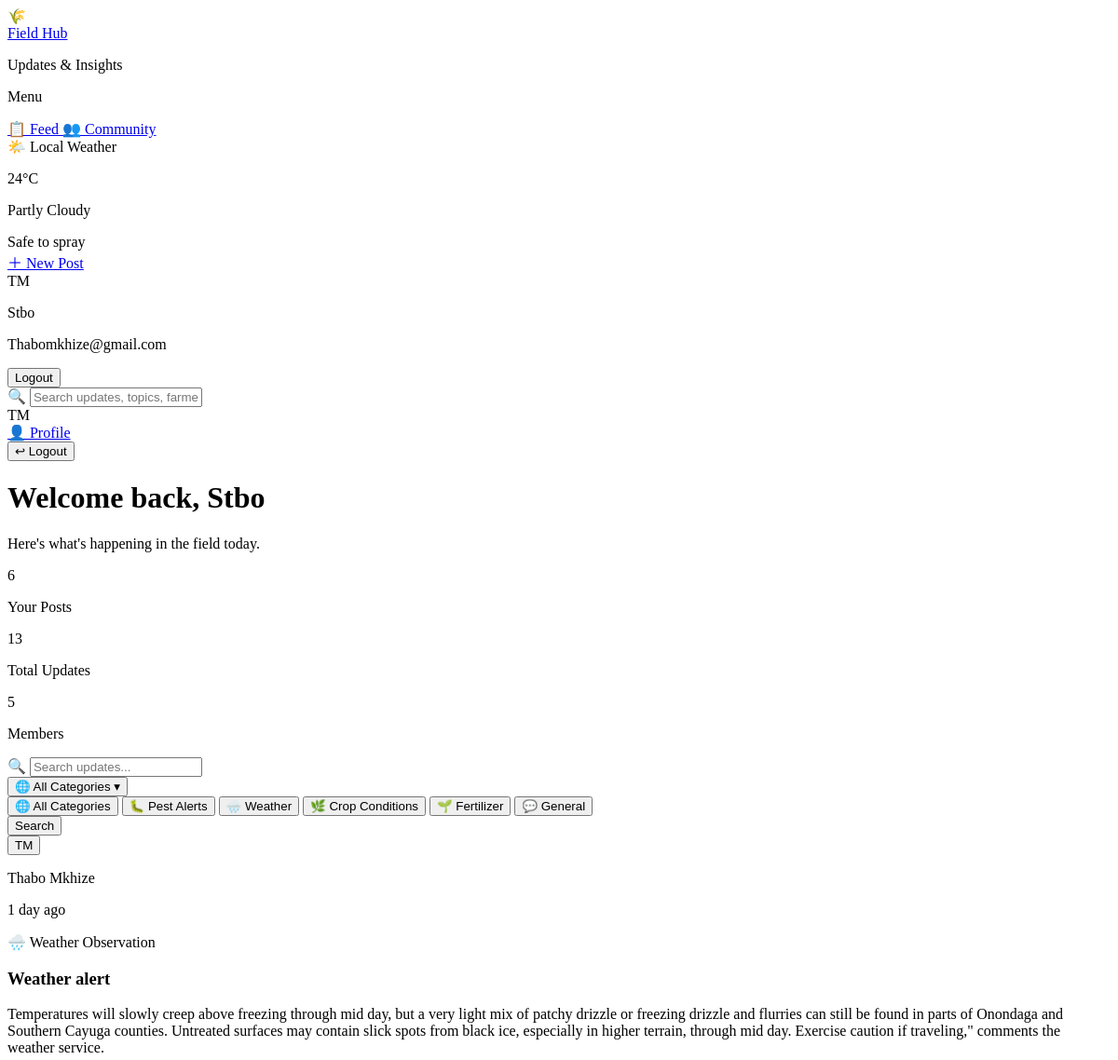
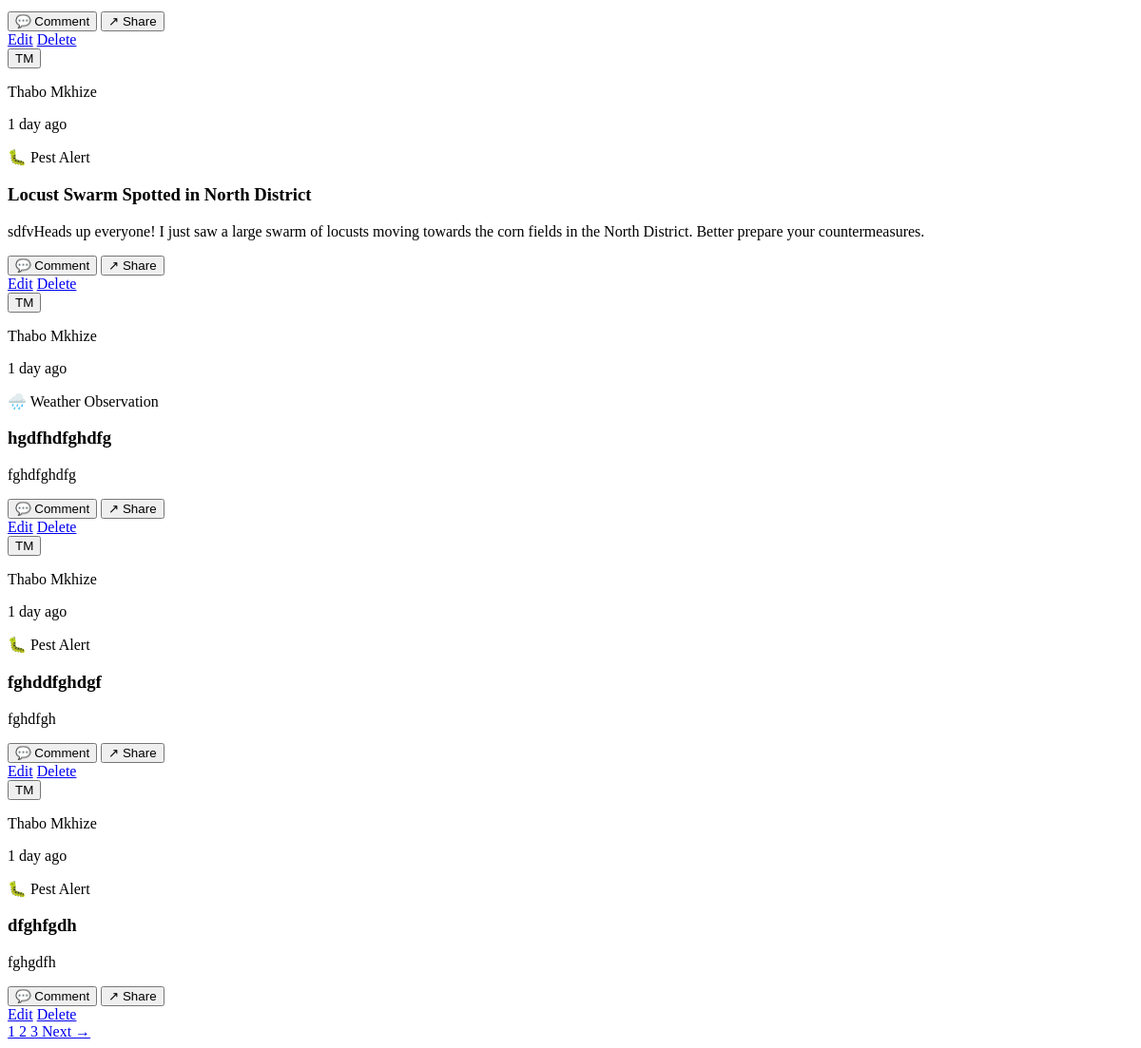
Page /feed/ (signed in) on the earlier database version (2 pictures, top to bottom).
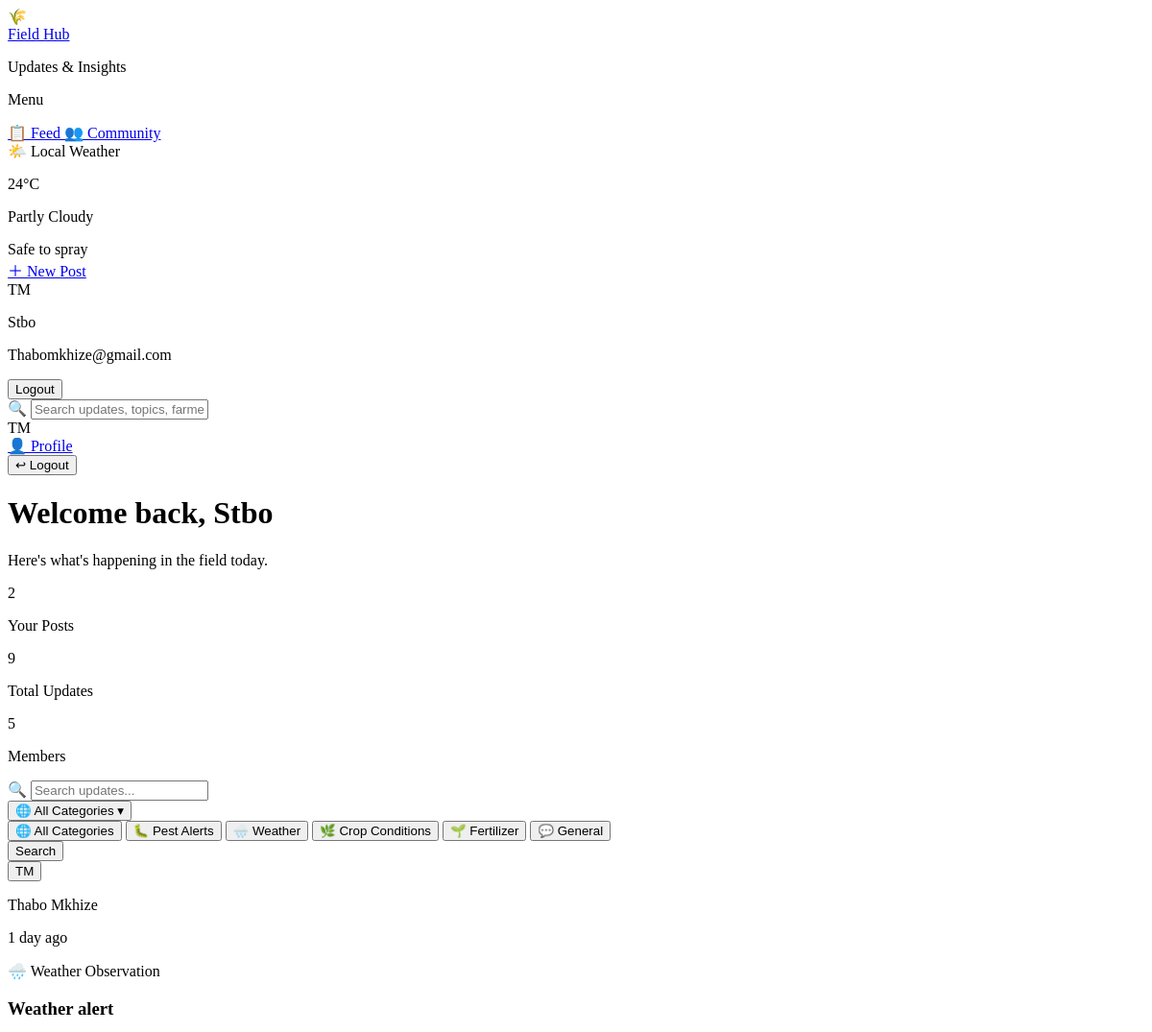
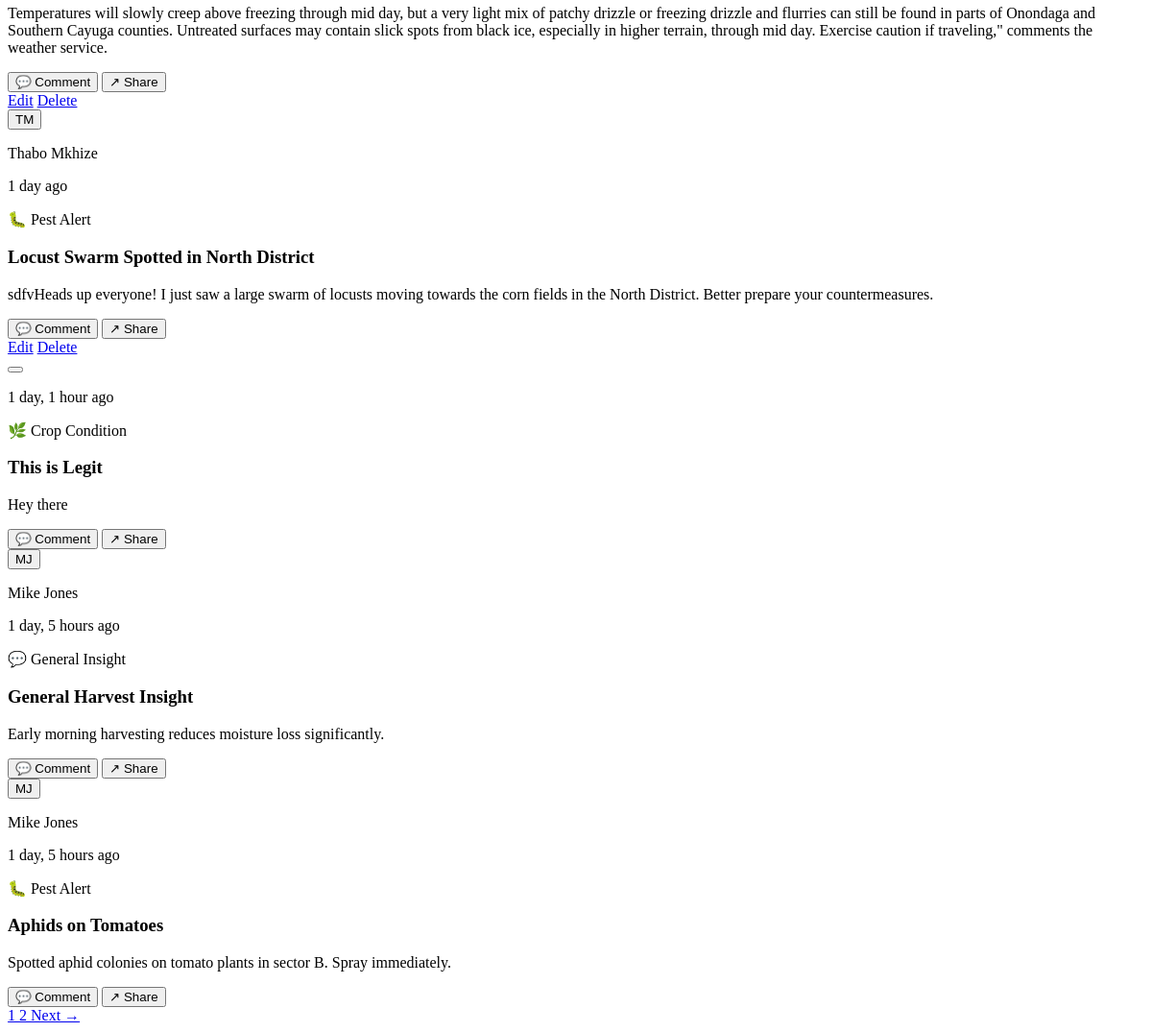
Same page on the later database version (2 pictures, top to bottom).
### core/models.py (models this page shows, shortened)
class FieldUpdate(models.Model):
    CATEGORY_CHOICES = [
        ('pest_alert', 'Pest Alert'),
        ('weather', 'Weather Observation'),
        ('crop_condition', 'Crop Condition'),
        ('fertilizer', 'Fertilizer Tip'),
        ('general', 'General Insight'),
    ]
    author = models.ForeignKey(
        User,
        on_delete=models.CASCADE,
        related_name='field_updates'
    )
    title = models.CharField(max_length=200)
    message = models.TextField()
    category = models.CharField(
        max_length=20,
        choices=CATEGORY_CHOICES
    )
    image = models.ImageField(
        upload_to='post_images/',
        blank=True,
        null=True
    )
    created_at = models.DateTimeField(auto_now_add=True)

### core/views.py (the view, shortened to what this page needs)
# urls.py: path('feed/', views.feed, name='feed'),
def feed(request):
    posts = FieldUpdate.objects.all().order_by('-created_at')
    category = request.GET.get('category', '')
    search = request.GET.get('search', '')
    if category:
        posts = posts.filter(category=category)
    paginator = Paginator(posts, 5)
    page_number = request.GET.get('page', 1)
    page_obj = paginator.get_page(page_number)
    return render(request, 'core/feed.html', {
        'posts': page_obj,
        'page_obj': page_obj,
        'total_posts': FieldUpdate.objects.count(),
        'total_members': User.objects.count(),
        'selected_category': category,
        'search': search,
    })

### core/templates/core/feed.html (shortened to what the changed rows need)
{% extends 'base.html' %}
{% block content %}
<div class="bg-gradient-to-r from-green-50 to-green-100 border border-green-200 rounded-xl p-5 mb-6 flex items-center justify-between">
  <div>
    <h1 class="text-2xl font-bold text-gray-800">Welcome back, <span class="text-green-500">{{ request.user.username }}</span></h1>
    <p class="text-sm text-gray-500 mt-1">Here's what's happening in the field today.</p>
  </div>
  <div class="flex gap-6">
    <div class="text-center">
      <p class="text-2xl font-bold text-gray-800">{{ request.user.field_updates.count }}</p>
      <p class="text-xs text-gray-500">Your Posts</p>
    </div>
    <div class="text-center">
      <p class="text-2xl font-bold text-gray-800">{{ total_posts }}</p>
      <p class="text-xs text-gray-500">Total Updates</p>
    </div>
    <div class="text-center">
      <p class="text-2xl font-bold text-gray-800">{{ total_members }}</p>
      <p class="text-xs text-gray-500">Members</p>
    </div>
  </div>
</div>
<div class="flex flex-col items-center">
  <div class="max-w-2xl mx-auto">
    <form method="GET" action="{% url 'feed' %}">
      <div class="flex items-center gap-3 mb-6">
        <div class="flex items-center gap-2 bg-white border border-gray-200 rounded-lg px-4 py-2 flex-1">
          <span class="text-gray-400 text-sm">🔍</span>
          <input type="text" name="search" value="{{ search }}" placeholder="Search updates..." class="flex-1 text-sm focus:outline-none"/>
        </div>
        <div class="relative" id="category-dropdown">
          <button type="button" onclick="document.getElementById('cat-menu').classList.toggle('hidden')"
            class="flex items-center gap-2 bg-white border border-gray-200 rounded-lg px-4 py-2 text-sm text-gray-600 hover:border-green-400 transition">
            <span id="cat-label">
              {% if selected_category == 'pest_alert' %}🐛 Pest Alerts
              {% elif selected_category == 'weather' %}🌧️ Weather
              {% elif selected_category == 'crop_condition' %}🌿 Crop Conditions
              {% elif selected_category == 'fertilizer' %}🌱 Fertilizer
              {% elif selected_category == 'general' %}💬 General
              {% else %}🌐 All Categories
              {% endif %}
            </span>
            <span>▾</span>
          </button>
          <div id="cat-menu" class="hidden absolute right-0 mt-1 w-48 bg-white border border-gray-200 rounded-xl shadow-lg z-20 py-1">
            <button type="submit" name="category" value="" class="w-full text-left px-4 py-2 text-sm text-gray-600 hover:bg-gray-50">🌐 All Categories</button>
            <button type="submit" name="category" value="pest_alert" class="w-full text-left px-4 py-2 text-sm text-red-600 hover:bg-red-50">🐛 Pest Alerts</button>
            <button type="submit" name="category" value="weather" class="w-full text-left px-4 py-2 text-sm text-blue-600 hover:bg-blue-50">🌧️ Weather</button>
            <button type="submit" name="category" value="crop_condition" class="w-full text-left px-4 py-2 text-sm text-green-600 hover:bg-green-50">🌿 Crop Conditions</button>
            <button type="submit" name="category" value="fertilizer" class="w-full text-left px-4 py-2 text-sm text-yellow-600 hover:bg-yellow-50">🌱 Fertilizer</button>
            <button type="submit" name="category" value="general" class="w-full text-left px-4 py-2 text-sm text-gray-600 hover:bg-gray-50">💬 General</button>
          </div>
        </div>
        <button type="submit" class="bg-green-600 hover:bg-green-500 text-white px-4 py-2 rounded-lg text-sm font-semibold transition">
          Search
        </button>
      </div>
    </form>
    {% for post in posts %}
    <div class="bg-white border border-gray-200 rounded-xl p-6 shadow-sm mb-4">
      <div class="flex items-center justify-between mb-4">
        <div class="flex items-center gap-3">
          <button class="w-10 h-10 bg-green-600 rounded-full flex items-center justify-center text-white text-sm font-bold flex-shrink-0 cursor-pointer"
            hx-get="{% url 'profile_modal' post.author.pk %}"
            hx-target="#modal-container"
            hx-swap="innerHTML">
            {{ post.author.first_name|first|upper }}{{ post.author.last_name|first|upper }}
          </button>
          <div>
            <p class="text-sm font-semibold text-gray-800">{{ post.author.get_full_name }}</p>
            <p class="text-xs text-gray-400">{{ post.created_at|timesince }} ago</p>
          </div>
        </div>
        {% if post.category == 'pest_alert' %}
          <span class="text-xs px-3 py-1 rounded-full bg-red-50 text-red-600 border border-red-200">🐛 Pest Alert</span>
        {% elif post.category == 'weather' %}
          <span class="text-xs px-3 py-1 rounded-full bg-blue-50 text-blue-600 border border-blue-200">🌧️ Weather Observation</span>
        {% elif post.category == 'crop_condition' %}
          <span class="text-xs px-3 py-1 rounded-full bg-green-50 text-green-700 border border-green-200">🌿 Crop Condition</span>
        {% elif post.category == 'fertilizer' %}
          <span class="text-xs px-3 py-1 rounded-full bg-yellow-50 text-yellow-700 border border-yellow-200">🌱 Fertilizer Tip</span>
        {% else %}
          <span class="text-xs px-3 py-1 rounded-full bg-gray-50 text-gray-600 border border-gray-200">💬 General Insight</span>
        {% endif %}
      </div>
      <h3 class="font-bold text-gray-800 mb-2">{{ post.title }}</h3>
      <p class="text-sm text-gray-500 mb-4">{{ post.message }}</p>
      <div class="flex items-center gap-4 border-t border-gray-100 pt-3">
        <button class="flex items-center gap-1 text-xs text-gray-400 hover:text-gray-600">💬 Comment</button>
        <button class="flex items-center gap-1 text-xs text-gray-400 hover:text-gray-600">↗ Share</button>
        {% if post.author == request.user %}
          <div class="ml-auto flex gap-3">
            <a href="{% url 'edit_update' post.pk %}" class="text-xs text-green-700 hover:underline">Edit</a>
            <a href="{% url 'delete_update' post.pk %}" class="text-xs text-red-500 hover:underline">Delete</a>
          </div>
        {% endif %}
      </div>
    </div>
    {% endfor %}
    {% if page_obj.has_other_pages %}
    <div class="flex items-center justify-center gap-2 mt-6">
      {% for num in page_obj.paginator.page_range %}
        <a href="?page={{ num }}&search={{ search }}&category={{ selected_category }}"
          class="px-4 py-2 text-sm rounded-lg border transition
          {% if num == page_obj.number %}bg-green-600 text-white border-green-600{% else %}bg-white border-gray-200 text-gray-600 hover:border-green-400{% endif %}">
          {{ num }}
        </a>
      {% endfor %}
      {% if page_obj.has_next %}
        <a href="?page={{ page_obj.next_page_number }}&search={{ search }}&category={{ selected_category }}"
          class="px-4 py-2 text-sm bg-white border border-gray-200 rounded-lg text-gray-600 hover:border-green-400 transition">
          Next →
        </a>
      {% endif %}
    </div>
    {% endif %}
  </div>
</div>
{% endblock %}

### core/templates/base.html (shortened to what the changed rows need)
{% load django_vite %}
<!DOCTYPE html>
<html lang="en">
<head>
</head>
<body class="bg-gray-50">
{% if user.is_authenticated %}
  <div class="flex min-h-screen">
    <aside class="w-72 bg-white border-r border-gray-200 text-gray-700 flex flex-col fixed h-full">
      <div class="px-4 py-5 border-b border-gray-200">
        <div class="flex items-center gap-2">
          <div class="w-8 h-8 bg-green-500 rounded-lg flex items-center justify-center text-white font-bold text-sm">🌾</div>
          <div>
            <a href="/" class="font-bold text-gray-800 text-sm">Field Hub</a>
            <p class="text-xs text-gray-400">Updates & Insights</p>
          </div>
        </div>
      </div>
      <nav class="px-3 py-4">
        <p class="text-xs text-gray-400 uppercase tracking-wider px-2 mb-3">Menu</p>
        <a href="{% url 'feed' %}" class="flex items-center gap-3 px-3 py-2 rounded-lg text-sm text-gray-700 hover:bg-gray-100 mb-1 {% if request.resolver_match.url_name == 'feed' %}bg-gray-100 font-semibold{% endif %}">
          📋 Feed
        </a>
        <a href="{% url 'community' %}" class="flex items-center gap-3 px-3 py-2 rounded-lg text-sm text-gray-700 hover:bg-gray-100 mb-1 {% if request.resolver_match.url_name == 'community' %}bg-gray-100 font-semibold{% endif %}">
          👥 Community
        </a>
      </nav>
      <div class="mx-3 mb-4 p-1 bg-gray-50 border border-gray-200 rounded-xl">
        <div class="flex items-center gap-2 mb-1">
          <span class="text-xs text-gray-500">🌤️ Local Weather</span>
        </div>
        <p class="text-2xl font-bold text-gray-800">24°C</p>
        <p class="text-xs text-gray-400">Partly Cloudy</p>
        <span class="inline-block mt-2 text-xs bg-green-100 text-green-700 px-2 py-1 rounded-full">Safe to spray</span>
      </div>
      <div class="px-3 pb-4">
        <a href="{% url 'create_update' %}" class="flex items-center justify-center gap-2 w-full bg-green-600 hover:bg-green-500 text-white font-semibold py-2 px-4 rounded-lg text-sm transition">
          ＋ New Post
        </a>
      </div>
      <div class="px-4 py-5 flex items-center gap-3">
        <div class="w-8 h-8 bg-green-500 rounded-full flex items-center justify-center text-white font-bold text-xs flex-shrink-0">
          {{ user.first_name|first|upper }}{{ user.last_name|first|upper }}
        </div>
        <div class="flex-1 min-w-0">
          <p class="text-sm font-medium text-gray-800 truncate">{{ user.username }}</p>
          <p class="text-xs text-gray-400 truncate">{{ user.email }}</p>
        </div>
      </div>
      <div  class="px-4 py-5 flex items-center gap-3">
        <form method="POST" action="{% url 'logout' %}">
          <button type="submit" class="flex items-center justify-center gap-2 w-full border border-red-400 text-red-500 hover:bg-red-500 hover:text-white font-semibold py-2 px-4 rounded-lg text-sm transition">
            Logout
          </button>
        </form>
      </div>
    </aside>
    <div class="ml-72 bg-[#f0f2f2] flex-1 flex flex-col min-h-screen">
      <header class="sticky top-0 z-10 bg-white/50 backdrop-blur-md border-b border-gray-200 px-6 py-5 flex items-center justify-between">
        <div class="flex items-center bg-gray-100 rounded-lg px-4 py-2 w-80">
          <span class="text-gray-400 text-sm mr-2">🔍</span>
          <input type="text" id="navbar-search" placeholder="Search updates, topics, farmers..."
            class="bg-transparent flex-1 text-sm focus:outline-none"/>
        </div>
        <div class="flex items-center gap-3">
          <div class="relative group">
            <div class="w-8 h-8 bg-green-600 rounded-full flex items-center justify-center text-white font-bold text-xs cursor-pointer">
              {{ user.first_name|first|upper }}{{ user.last_name|first|upper }}
            </div>
            <div class="absolute right-0 top-8 pt-2 w-40 hidden group-hover:block z-50">
              <div class="bg-white border border-gray-200 rounded-lg shadow-lg">
                <a href="{% url 'profile' user.pk %}" class="block px-4 py-2 text-sm text-gray-700 hover:bg-gray-50">👤 Profile</a>
                <form method="POST" action="{% url 'logout' %}">
                  <button type="submit" class="w-full text-left px-4 py-2 text-sm text-red-500 hover:bg-gray-50">↩ Logout</button>
                </form>
              </div>
            </div>
          </div>
        </div>
      </header>
      <main class="flex-1 p-6">
        {% block content %}{% endblock %}
      </main>
    </div>
  </div>
{% endif %}
</body>
</html>

Differences in the rows shown:
removed FieldUpdate: author.first_name|first "T", author.last_name|first "M", author.get_full_name "Thabo Mkhize", created_at "1 day", category "🌧️ Weather Observation", title "hgdfhdfghdfg", message "fghdfghdfg", shows "Edit"
removed FieldUpdate: author.first_name|first "T", author.last_name|first "M", author.get_full_name "Thabo Mkhize", created_at "1 day", category "🐛 Pest Alert", title "fghddfghdgf", message "fghdfgh", shows "Edit"
removed FieldUpdate: author.first_name|first "T", author.last_name|first "M", author.get_full_name "Thabo Mkhize", created_at "1 day", category "🐛 Pest Alert", title "dfghfgdh", message "fghgdfh", shows "Edit"
now on this page (row unchanged): FieldUpdate: created_at "1 day, 1 hour", category "🌿 Crop Condition", title "This is Legit", message "Hey there"
now on this page (row unchanged): FieldUpdate: author.first_name|first "M", author.last_name|first "J", author.get_full_name "Mike Jones", created_at "1 day, 5 hours", category "💬 General Insight", title "General Harvest Insight", message "Early morning harvesting reduces moisture loss significantly."
now on this page (row unchanged): FieldUpdate: author.first_name|first "M", author.last_name|first "J", author.get_full_name "Mike Jones", created_at "1 day, 5 hours", category "🐛 Pest Alert", title "Aphids on Tomatoes", message "Spotted aphid colonies on tomato plants in sector B. Spray immediately."
Other differences:
{{ request.user.field_updates.count }}: "6" → "2"
{{ total_posts }}: "13" → "9"
list line gone: "3"
